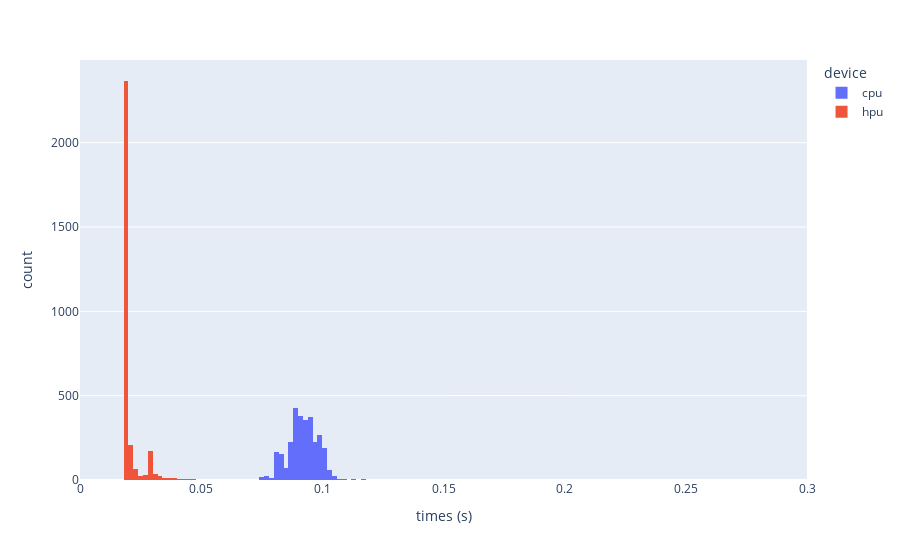

The notebook cell this image was saved under:
### Code cell
fig = px.histogram(df, x='times (s)', color='device', nbins=300, range_x=[0,.3], height=400)
fig

### Figure 1 — Plotly figure (JSON) as saved in the notebook; plotly's stock layout.template omitted (floating-point values rounded to 4 significant figures; data arrays with more than 128 entries replaced by an {"elided": "..."} marker saying what was removed)
{"data": [{"alignmentgroup": "True", "bingroup": "x", "hovertemplate": "device=cpu<br>times (s)=%{x}<br>count=%{y}<extra></extra>", "legendgroup": "cpu", "marker": {"color": "#636efa", "pattern": {"shape": ""}}, "name": "cpu", "nbinsx": 300, "offsetgroup": "cpu", "orientation": "v", "showlegend": true, "type": "histogram", "visible": true, "x": {"elided": "3000 float values"}, "xaxis": "x", "yaxis": "y"}, {"alignmentgroup": "True", "bingroup": "x", "hovertemplate": "device=hpu<br>times (s)=%{x}<br>count=%{y}<extra></extra>", "legendgroup": "hpu", "marker": {"color": "#EF553B", "pattern": {"shape": ""}}, "name": "hpu", "nbinsx": 300, "offsetgroup": "hpu", "orientation": "v", "showlegend": true, "type": "histogram", "visible": true, "x": {"elided": "3000 float values"}, "xaxis": "x", "yaxis": "y"}], "layout": {"autosize": true, "barmode": "relative", "legend": {"title": {"text": "device"}, "tracegroupgap": 0}, "margin": {"t": 60}, "xaxis": {"anchor": "y", "domain": [0, 1], "range": [0, 0.3], "title": {"text": "times (s)"}, "type": "linear"}, "yaxis": {"anchor": "x", "autorange": true, "domain": [0, 1], "range": [0, 2491.0], "title": {"text": "count"}}}}
